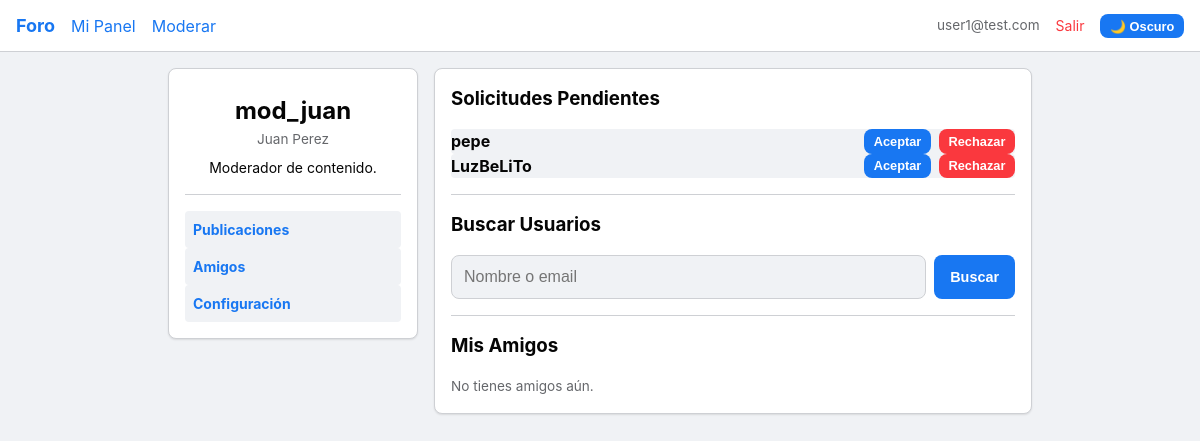
The app's page /perfil.php?u=mod_juan&tab=amigos (signed in) with its own data.
### tables this page shows
CREATE TABLE
    `perfiles` (
        `id_perfil` int (11) NOT NULL,
        `usuario_id` int (11) NOT NULL,
        `usuario` varchar(50) NOT NULL,
        `nombre` varchar(100) NOT NULL,
        `apellido` varchar(100) NOT NULL,
        `telefono` varchar(20) DEFAULT NULL,
        `biografia` text DEFAULT NULL
    );

CREATE TABLE
    `amistades` (
        `id_amistad` int (11) NOT NULL,
        `usuario_id` int (11) NOT NULL,
        `amigo_id` int (11) NOT NULL,
        `estado` enum ('pendiente', 'aceptada', 'rechazada') NOT NULL DEFAULT 'pendiente',
        `fecha_solicitud` timestamp NULL DEFAULT current_timestamp()
    );

### clases/Database.php (called while the page is built, shortened)
<?php
class Database
{
    private static $instancia = null;
    private $conexion;
    private function __construct()
    {
        $es_local = ($_SERVER['SERVER_NAME'] === 'localhost' || $_SERVER['SERVER_NAME'] === '127.0.1');
        if ($es_local) {
            $servidor = "localhost";
            $usuario_db = "root";
            $clave_db = "";
            $base_datos = "parcial2";
            $puerto = 3306;
        } else {
            $servidor = "sql306.infinityfree.com";
            $usuario_db = "if0_43221022";
            $clave_db = "lufqLpMyAVzbus";
            $base_datos = "if0_43221022_parcial2";
            $puerto = 3306;
        }
        $this->conexion = new mysqli($servidor, $usuario_db, $clave_db, $base_datos, $puerto);
    }
    public static function getInstance()
    {
        if (self::$instancia === null) {
            self::$instancia = new Database();
        }
        return self::$instancia;
    }
    public function getConexion()
    {
        return $this->conexion;
    }
}

### clases/Amistad.php (called while the page is built, shortened)
<?php
class Amistad
{
    private $db;
    public function __construct()
    {
        $this->db = Database::getInstance()->getConexion();
    }
    public function obtenerSolicitudesPendientes($usuario_id)
    {
        $stmt = $this->db->prepare("
            SELECT a.id_amistad, perf.usuario
            FROM amistades a
            JOIN perfiles perf ON a.usuario_id = perf.usuario_id
            WHERE a.amigo_id = ? AND a.estado = 'pendiente'
        ");
        $stmt->bind_param("i", $usuario_id);
        $stmt->execute();
        $solicitudes = $stmt->get_result()->fetch_all(MYSQLI_ASSOC);
        return $solicitudes;
    }
}

### clases/Perfil.php (called while the page is built, shortened)
<?php
class Perfil
{
    private $db;
    public function __construct()
    {
        $this->db = Database::getInstance()->getConexion();
    }
    public function obtenerAmigos($usuario_id)
    {
        $stmt = $this->db->prepare("
        SELECT perf.usuario
        FROM amistades a JOIN perfiles perf ON a.amigo_id = perf.usuario_id
        WHERE a.usuario_id = ? AND a.estado = 'aceptada'
        UNION
        SELECT perf.usuario
        FROM amistades a JOIN perfiles perf ON a.usuario_id = perf.usuario_id
        WHERE a.amigo_id = ? AND a.estado = 'aceptada'
        ");
        $stmt->bind_param("ii", $usuario_id, $usuario_id);
        $stmt->execute();
        $amigos = $stmt->get_result()->fetch_all(MYSQLI_ASSOC);
        return $amigos;
    }
}

### componentes/lista_amigos.php (the view, shortened to what this page needs)
<?php
$solicitudes = $solicitudes ?? [];
$amigos = $amigos ?? [];
$url_perfil = $url_perfil ?? '';
?>
<div class="card">
    <?php if (count($solicitudes) > 0): ?>
        <h3 class="mb-4">Solicitudes Pendientes</h3>
        <ul style="list-style: none;">
            <?php foreach ($solicitudes as $sol): ?>
                <li class="flex justify-between items-center mb-2 p-2" style="background: var(--bg-body); border-radius: 4px;">
                    <strong><?php echo htmlspecialchars($sol['usuario']); ?></strong>
                    <form method='POST' action="<?php echo BASE_URL; ?>perfil.php<?php echo $url_perfil; ?>&tab=amigos" class="flex gap-2">
                        <button type='submit' name='accion_solicitud' value='aceptar' class="btn btn-primary" style="padding: 0.3rem 0.6rem; font-size: 0.8rem;">Aceptar</button>
                        <button type='submit' name='accion_solicitud' value='rechazar' class="btn btn-danger" style="padding: 0.3rem 0.6rem; font-size: 0.8rem;">Rechazar</button>
                    </form>
                </li>
            <?php endforeach; ?>
        </ul>
        <hr class="mt-4 mb-4" style="border: 0; border-top: 1px solid var(--border-color);">
    <?php endif; ?>
    <h3 class="mb-4">Buscar Usuarios</h3>
    <form method="GET" action="<?php echo BASE_URL; ?>perfil.php" class="flex gap-2 mb-4">
        <input type="text" name="buscar" class="input-field" placeholder="Nombre o email" required>
        <button type="submit" class="btn btn-primary">Buscar</button>
    </form>
    <hr class="mt-4 mb-4" style="border: 0; border-top: 1px solid var(--border-color);">
    <h3 class="mb-4">Mis Amigos</h3>
    <?php if (count($amigos) > 0): ?>
        <ul style="list-style: none;">
            <?php foreach ($amigos as $amigo): ?>
                <li class="text-sm" style="padding: 0.5rem 0; border-bottom: 1px solid var(--border-color);"><?php echo htmlspecialchars($amigo['usuario']); ?></li>
            <?php endforeach; ?>
        </ul>
    <?php else: ?>
        <p class="text-muted">No tienes amigos aún.</p>
    <?php endif; ?>
</div>

### componentes/perfil_sidebar.php (shortened to what this page needs)
<?php
$perfil = $perfil ?? [];
$url_perfil = $url_perfil ?? '';
$es_mi_perfil = $es_mi_perfil ?? false;
?>
<aside class="card" style="text-align: center;">
    <h2 class="mt-2"><?php echo htmlspecialchars($perfil['usuario'] ?? 'Sin perfil'); ?></h2>
    <p class="text-muted"><?php echo htmlspecialchars(($perfil['nombre'] ?? '') . " " . ($perfil['apellido'] ?? '')); ?></p>
    <p class="text-sm mt-2"><?php echo nl2br(htmlspecialchars($perfil['biografia'] ?? '')); ?></p>
    <?php if ($es_mi_perfil): ?>
        <hr class="mt-4 mb-4" style="border: 0; border-top: 1px solid var(--border-color);">
        <nav class="flex-col gap-2" style="text-align: left;">
            <a href="<?php echo BASE_URL; ?>perfil.php<?php echo $url_perfil; ?>&tab=publicaciones" class="font-bold text-sm" style="display:block; padding: 0.5rem; border-radius: 4px; background: var(--bg-body);">Publicaciones</a>
            <a href="<?php echo BASE_URL; ?>perfil.php<?php echo $url_perfil; ?>&tab=amigos" class="font-bold text-sm" style="display:block; padding: 0.5rem; border-radius: 4px; background: var(--bg-body);">Amigos</a>
            <a href="<?php echo BASE_URL; ?>perfil.php<?php echo $url_perfil; ?>&tab=configuracion" class="font-bold text-sm" style="display:block; padding: 0.5rem; border-radius: 4px; background: var(--bg-body);">Configuración</a>
        </nav>
    <?php endif; ?>
</aside>

### css/global.css (style rules this page uses)
:root { --bg-body: #f0f2f5; --bg-card: #ffffff; --bg-nav: #ffffff; --text-main: #050505; --text-muted: #65676b; --border-color: #ced0d4; --primary-color: #1877f2; --primary-hover: #166fe5; --danger-color: #fa383e; --success-color: #00a400; --border-radius: 8px; --shadow-sm: 0 1px 2px rgba(0, 0, 0, 0.1); --shadow-md: 0 2px 4px rgba(0, 0, 0, 0.1); }
* { box-sizing: border-box; margin: 0; padding: 0; }
body { background-color: var(--bg-body); color: var(--text-main); font-family: -apple-system, BlinkMacSystemFont, "Segoe UI", Roboto, Helvetica, Arial, sans-serif; line-height: 1.5; transition: background-color 0.3s, color 0.3s; }
a { color: var(--primary-color); text-decoration: none; }
.flex { display: flex; }
.flex-col { flex-direction: column; }
.items-center { align-items: center; }
.justify-between { justify-content: space-between; }
.gap-2 { gap: 0.5rem; }
.mt-2 { margin-top: 0.5rem; }
.mt-4 { margin-top: 1rem; }
.mb-4 { margin-bottom: 1rem; }
.card { background-color: var(--bg-card); border: 1px solid var(--border-color); border-radius: var(--border-radius); box-shadow: var(--shadow-sm); padding: 1rem; margin-bottom: 1rem; }
.input-field { width: 100%; padding: 0.75rem; border: 1px solid var(--border-color); border-radius: var(--border-radius); background-color: var(--bg-body); color: var(--text-main); font-size: 1rem; outline: none; }
.btn { padding: 0.5rem 1rem; border: none; border-radius: var(--border-radius); cursor: pointer; font-weight: bold; font-size: 0.9rem; transition: background-color 0.2s; }
.btn-primary { background-color: var(--primary-color); color: white; }
.btn-danger { background-color: var(--danger-color); color: white; }
.text-muted { color: var(--text-muted); font-size: 0.85rem; }
.text-sm { font-size: 0.875rem; }
.font-bold { font-weight: bold; }

### records on screen
perfiles: usuario "mod_juan", nombre+apellido "Juan Perez", biografia "Moderador de contenido."
amistades: perfiles.usuario "pepe"
amistades: perfiles.usuario "LuzBeLiTo"

### other values on screen
$_SESSION['usuario_email'] "user1@test.com"
